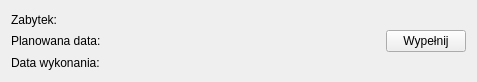
<?xml version="1.0" encoding="UTF-8"?>
<ui version="4.0">
 <class>InspectionRowForInspector</class>
 <widget class="QWidget" name="InspectionRowForInspector">
  <property name="geometry">
   <rect>
    <x>0</x>
    <y>0</y>
    <width>477</width>
    <height>82</height>
   </rect>
  </property>
  <property name="windowTitle">
   <string>Form</string>
  </property>
  <layout class="QHBoxLayout" name="horizontalLayout">
   <item>
    <widget class="QWidget" name="widget" native="true">
     <layout class="QVBoxLayout" name="verticalLayout">
      <property name="spacing">
       <number>5</number>
      </property>
      <property name="leftMargin">
       <number>0</number>
      </property>
      <property name="topMargin">
       <number>0</number>
      </property>
      <property name="rightMargin">
       <number>0</number>
      </property>
      <property name="bottomMargin">
       <number>0</number>
      </property>
      <item>
       <widget class="QLabel" name="label_monument">
        <property name="text">
         <string>Zabytek:</string>
        </property>
       </widget>
      </item>
      <item>
       <widget class="QLabel" name="label_plannedDate">
        <property name="text">
         <string>Planowana data:</string>
        </property>
       </widget>
      </item>
      <item>
       <widget class="QLabel" name="label_completionDate">
        <property name="text">
         <string>Data wykonania:</string>
        </property>
       </widget>
      </item>
     </layout>
    </widget>
   </item>
   <item>
    <spacer name="horizontalSpacer">
     <property name="orientation">
      <enum>Qt::Orientation::Horizontal</enum>
     </property>
     <property name="sizeHint" stdset="0">
      <size>
       <width>40</width>
       <height>20</height>
      </size>
     </property>
    </spacer>
   </item>
   <item>
    <widget class="QWidget" name="widget_2" native="true">
     <layout class="QVBoxLayout" name="verticalLayout_2">
      <property name="spacing">
       <number>0</number>
      </property>
      <property name="leftMargin">
       <number>0</number>
      </property>
      <property name="topMargin">
       <number>0</number>
      </property>
      <property name="rightMargin">
       <number>0</number>
      </property>
      <property name="bottomMargin">
       <number>0</number>
      </property>
      <item>
       <widget class="QPushButton" name="btn_complete">
        <property name="text">
         <string>Wypełnij</string>
        </property>
       </widget>
      </item>
     </layout>
    </widget>
   </item>
  </layout>
 </widget>
 <resources/>
 <connections/>
</ui>
